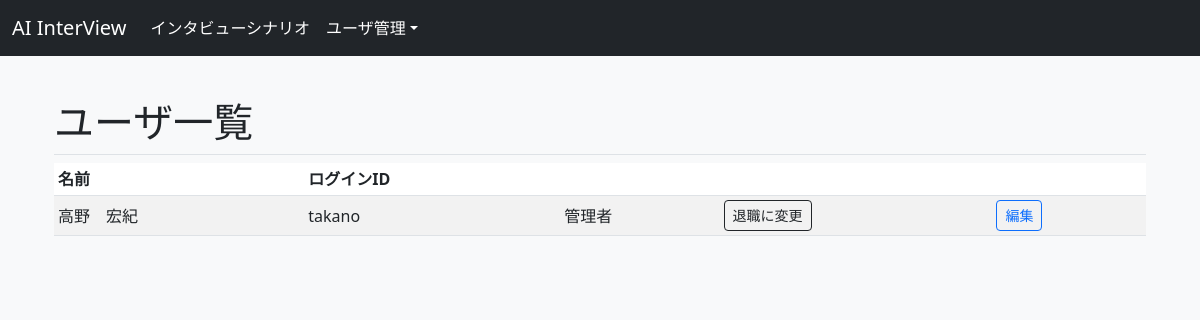
Before: /user_select.php (signed in) with the older database file.
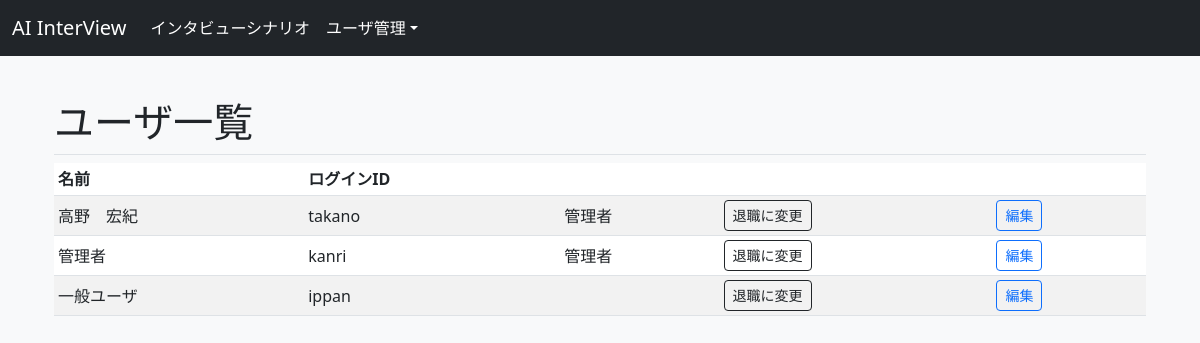
After: the same page with the newer database file.
### tables this page shows
CREATE TABLE `user_table` (
  `user_id` int(8) NOT NULL,
  `name` text NOT NULL,
  `email` text DEFAULT NULL,
  `login_id` text NOT NULL,
  `password` text NOT NULL,
  `created_at` timestamp NOT NULL DEFAULT current_timestamp() ON UPDATE current_timestamp(),
  `admin_flg` tinyint(2) NOT NULL,
  `resigned_flg` tinyint(2) NOT NULL
);

### user_select.php (the view, shortened to what this page needs)
<?php
include("funcs.php");
$pdo = db_conn();
$sql = "SELECT * FROM user_table";
$stmt = $pdo->prepare($sql);
$status = $stmt->execute();
$values =  $stmt->fetchAll(PDO::FETCH_ASSOC);
?>
<!DOCTYPE html>
<html lang="ja">
<head>
    <link href="https://cdn.jsdelivr.net/npm/bootstrap@5.3.0/dist/css/bootstrap.min.css" rel="stylesheet">
</head>
<body class="bg-light">
    <div class="container px-4 py-5" id="hanging-icons">
        <h1 class="pb-2 border-bottom">ユーザ一覧</h1>
        <div class="table-responsive">
            <table class="table table-striped table-sm">
                <thead>
                    <thead>
                        <tr>
                            <th class="list1">名前</th>
                            <th class="list2">ログインID</th>
                            <th class="list3"></th>
                            <th class="list4"></th>
                            <th class="list5"></th>
                        </tr>
                    </thead>
                <tbody>
                    <?php foreach ($values as $v) { ?>
                        <tr>
                            <td class="align-middle"><?= $v['name'] ?></td>
                            <td class="align-middle"><?= $v['login_id'] ?></td>
                            <?php if ($v["admin_flg"] == 0) { ?>
                                <td class="align-middle"></td>
                            <?php } else { ?>
                                <td class="align-middle">管理者</td>
                            <?php } ?>
                            <?php if ($v["resigned_flg"] == 0) { ?>
                                <td class="align-middle"><a href="user_delete.php?user_id=<?= $v["user_id"] ?>" class="btn btn-sm btn-outline-dark">退職に変更</a></td>
                            <?php } else { ?>
                                <td class="align-middle"><a href="user_revive.php?user_id=<?= $v["user_id"] ?>" class="btn btn-sm btn-outline-primary">復活させる</a></td>
                            <?php } ?>
                            <td class="align-middle"><a href="user_edit.php?user_id=<?= $v["user_id"] ?>" class="btn btn-sm btn-outline-primary">編集</a></td>
                        </tr>
                    <?php } ?>
                </tbody>
            </table>
        </div>
    </div>
</body>
</html>

Changed rows visible on the page:
added user_table: name "管理者", login "kanri", admin_flg "管理者"
added user_table: name "一般ユーザ", login "ippan", admin_flg 0 (drawn)
